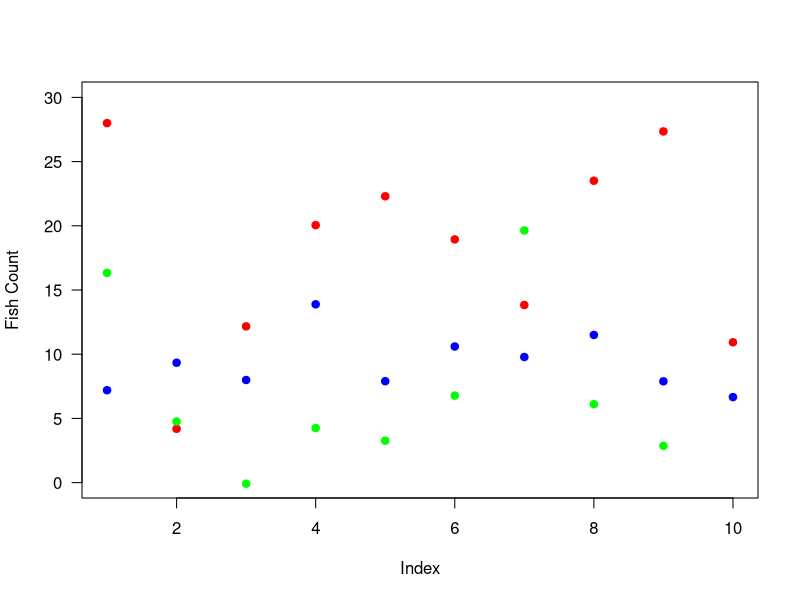

Write the R code that produced this figure. (Note: this script raises an error after producing the figure.)
############################
# CreateData.r
# Project: GitHubTestProject.Rproj

# File description: A file that creates a small data set and calculates some statistics

# Created: January 4, 2016
# R Version: 3.2.0
# GitHub: Yes
# Author: A Putt
############################

# Make some data
fishes <- data.frame(index = 1:10, redfish = rnorm(10,20,5), bluefish = rnorm(10,10,3), greenfish = rnorm(10,10,10))

# Plot the data
plot(fishes$index,fishes$bluefish,col="blue",pch=19,xlab="",ylab="",ylim=c(0,30),las=1)
points(fishes$index,fishes$redfish,col="red",pch=19)
points(fishes$index,fishes$greenfish,col="green",pch=19)
mtext(side=1,text="Index",line=3)
mtext(side=2,text="Fish Count",line=3)
 
# Added a new line of text in the testbranch and then merged with the master.
asdfdf
